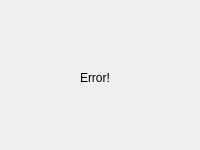
<?xml version="1.0" encoding="UTF-8"?>
<ui version="4.0">
 <class>Error</class>
 <widget class="QDialog" name="Error">
  <property name="geometry">
   <rect>
    <x>0</x>
    <y>0</y>
    <width>200</width>
    <height>150</height>
   </rect>
  </property>
  <property name="windowTitle">
   <string>Error</string>
  </property>
  <widget class="QLabel" name="label">
   <property name="geometry">
    <rect>
     <x>80</x>
     <y>70</y>
     <width>55</width>
     <height>16</height>
    </rect>
   </property>
   <property name="text">
    <string>Error!</string>
   </property>
  </widget>
 </widget>
 <resources/>
 <connections/>
</ui>
